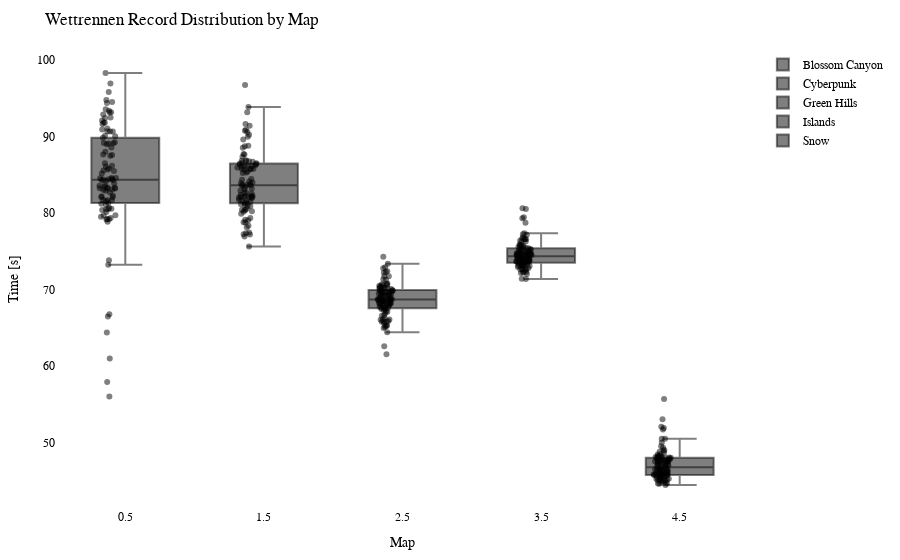

This figure's notebook cell:
### Code cell
import plotly.graph_objects as go
import plotly.io as pio

df = getRecordsDataframe(minigame="Wettrennen")

# Calculate the offset for centering the data points
num_columns = len(df.columns)
offset = 0.5

# Create a Swarm plot using Plotly
fig = go.Figure()

for i, column in enumerate(df.columns):
    x_values = [i + offset] * len(df[column])  # Adjust x-values with offset for horizontal centering
    fig.add_trace(go.Box(x=x_values,
                         y=df[column],
                         name=column,
                         boxpoints='all',
                         pointpos=-0.5,  # Adjust point position to prevent overlapping
                         marker=dict(color='rgba(0,0,0,0.5)', size=6),  # Adjust marker color and size
                         hovertext=df.index,
                         hoverinfo='text+y'))

fig.update_layout(title="Wettrennen Record Distribution by Map",
                  xaxis=dict(title="Map"),
                  yaxis=dict(title="Time [s]"),
                  showlegend=True,
                  font=dict(family="Arial", size=12, color="black"),  # Customize font
                  plot_bgcolor="white",  # Set background color
                  margin=dict(l=50, r=50, t=50, b=50),  # Adjust margins for better layout
                  )

pio.show(fig)

pio.write_html(fig, "out/wettr_swarm_plot.html")

### Figure 1 — Plotly figure (JSON) as saved in the notebook; plotly's stock layout.template omitted (floating-point values rounded to 4 significant figures)
{"data": [{"boxpoints": "all", "hoverinfo": "text+y", "hovertext": ["20LeRe10", "agowskyy", "Allooy", "Anni808", "Axollotel", "BacardiSprite", "bawskey", "BusinessBent", "ByNetherdude", "byTobi", "cediiiiii_10", "Chander24", "Chrisi20101", "crocodile1870", "cxl1lo", "DarkCobweb", "deadfiight", "DerBaumIstDerWeg", "Dokkkkko", "Ex4cted", "Falke23_5", "Feinberg", "Fflopse", "ForceFox", "Freeeedom", "frutigall", "GamemasterNiki", "GeneralEnte06", "Gerrygames", "Gobo9", "GrafikKatze", "Grapfen", "Gummibearchen", "H1ghsay", "h4nnes", "Harold_Sensemann", "HerrDante", "Jan2220", "JennieKim", "jimmi1410", "JOW23", "Joy_8oy", "JustK1lling", "KakaMC", "Kanickelul", "Keenaai", "Kokochampi", "Kokochampo", "Kopfradio", "Krusti", "Kyuudo", "LeWi_100", "Livgo", "lizsyy", "LordAlexos", "Lubottus", "Luis_XYZ", "M0orey_0", "marbrueck", "Martomias", "Mincheeen", "MrNulfred", "Mvsk_", "Nexilus", "Ninivee", "officialryzon", "Oronor", "PedroZockt", "Picutar", "PixlNight", "PolizeiDreamy", "Radattel", "Radiokopf", "Raefinzs", "Ritokii", "rXzEr_Justin", "Sackkerl", "SB387", "schmaarek", "ScreamingBlatz", "Sebi1801", "Seemops_8", "Sey__", "Shiewk", "Snitcherella", "SpeckyCut", "StaudammAusHolz", "TheBreadHD", "Tomiokey", "tsuneee", "twitchparaskiill", "Txlentierter", "Umgfoin", "WirdNichtGeladen", "Wissender", "xBaumeisterin", "xX_Dima_ggg_Xx6", "xX_Masha_ggg_Xx9", "ymq_", "yzvm", "zTotito", "_n3d", "_Waldi_"], "marker": {"color": "rgba(0,0,0,0.5)", "size": 6}, "name": "Blossom Canyon", "pointpos": -0.5, "type": "box", "x": [0.5, 0.5, 0.5, 0.5, 0.5, 0.5, 0.5, 0.5, 0.5, 0.5, 0.5, 0.5, 0.5, 0.5, 0.5, 0.5, 0.5, 0.5, 0.5, 0.5, 0.5, 0.5, 0.5, 0.5, 0.5, 0.5, 0.5, 0.5, 0.5, 0.5, 0.5, 0.5, 0.5, 0.5, 0.5, 0.5, 0.5, 0.5, 0.5, 0.5, 0.5, 0.5, 0.5, 0.5, 0.5, 0.5, 0.5, 0.5, 0.5, 0.5, 0.5, 0.5, 0.5, 0.5, 0.5, 0.5, 0.5, 0.5, 0.5, 0.5, 0.5, 0.5, 0.5, 0.5, 0.5, 0.5, 0.5, 0.5, 0.5, 0.5, 0.5, 0.5, 0.5, 0.5, 0.5, 0.5, 0.5, 0.5, 0.5, 0.5, 0.5, 0.5, 0.5, 0.5, 0.5, 0.5, 0.5, 0.5, 0.5, 0.5, 0.5, 0.5, 0.5, 0.5, 0.5, 0.5, 0.5, 0.5, 0.5, 0.5, 0.5, 0.5, 0.5], "y": [88.01, 90.64, 90.67, 82.91, 90.02, 81.72, 81.66, 94.5, null, 88.57, 78.88, 87.48, 82.06, 83.21, 83.1, 91.03, 92.47, 89.85, 85.16, 81.09, 89.06, null, 56.03, 89.25, 79.52, 89.11, 83.22, 73.25, 94.35, 61.01, 79.69, 81.56, 64.39, 85.48, 84.31, 91.8, 80.57, 82.18, 89.16, 86.52, 84.58, 82.05, 82.69, 85.55, null, 98.3, 93.57, 93.36, 90.09, 93.13, 80.15, 57.95, 91.63, 79.2, 90.66, 80.45, 84.44, 84.54, 83.06, 83.39, 66.77, 83.58, 90.9, 87.59, 84.42, 82.29, 94.76, 79.35, 73.84, 83.65, 95.8, 92.09, 85.68, 83.32, 92.43, 83.25, 84.31, 84.39, 81.66, 85.82, null, 83.28, 81.22, 80.39, 86.19, null, 92.86, 96.9, 88.99, 79.72, 93.15, 80.66, 81.31, 86.08, 84.2, 66.49, 83.86, 87.63, 79.16, 79.21, 84.57, 80.53, 91.83]}, {"boxpoints": "all", "hoverinfo": "text+y", "hovertext": ["20LeRe10", "agowskyy", "Allooy", "Anni808", "Axollotel", "BacardiSprite", "bawskey", "BusinessBent", "ByNetherdude", "byTobi", "cediiiiii_10", "Chander24", "Chrisi20101", "crocodile1870", "cxl1lo", "DarkCobweb", "deadfiight", "DerBaumIstDerWeg", "Dokkkkko", "Ex4cted", "Falke23_5", "Feinberg", "Fflopse", "ForceFox", "Freeeedom", "frutigall", "GamemasterNiki", "GeneralEnte06", "Gerrygames", "Gobo9", "GrafikKatze", "Grapfen", "Gummibearchen", "H1ghsay", "h4nnes", "Harold_Sensemann", "HerrDante", "Jan2220", "JennieKim", "jimmi1410", "JOW23", "Joy_8oy", "JustK1lling", "KakaMC", "Kanickelul", "Keenaai", "Kokochampi", "Kokochampo", "Kopfradio", "Krusti", "Kyuudo", "LeWi_100", "Livgo", "lizsyy", "LordAlexos", "Lubottus", "Luis_XYZ", "M0orey_0", "marbrueck", "Martomias", "Mincheeen", "MrNulfred", "Mvsk_", "Nexilus", "Ninivee", "officialryzon", "Oronor", "PedroZockt", "Picutar", "PixlNight", "PolizeiDreamy", "Radattel", "Radiokopf", "Raefinzs", "Ritokii", "rXzEr_Justin", "Sackkerl", "SB387", "schmaarek", "ScreamingBlatz", "Sebi1801", "Seemops_8", "Sey__", "Shiewk", "Snitcherella", "SpeckyCut", "StaudammAusHolz", "TheBreadHD", "Tomiokey", "tsuneee", "twitchparaskiill", "Txlentierter", "Umgfoin", "WirdNichtGeladen", "Wissender", "xBaumeisterin", "xX_Dima_ggg_Xx6", "xX_Masha_ggg_Xx9", "ymq_", "yzvm", "zTotito", "_n3d", "_Waldi_"], "marker": {"color": "rgba(0,0,0,0.5)", "size": 6}, "name": "Cyberpunk", "pointpos": -0.5, "type": "box", "x": [1.5, 1.5, 1.5, 1.5, 1.5, 1.5, 1.5, 1.5, 1.5, 1.5, 1.5, 1.5, 1.5, 1.5, 1.5, 1.5, 1.5, 1.5, 1.5, 1.5, 1.5, 1.5, 1.5, 1.5, 1.5, 1.5, 1.5, 1.5, 1.5, 1.5, 1.5, 1.5, 1.5, 1.5, 1.5, 1.5, 1.5, 1.5, 1.5, 1.5, 1.5, 1.5, 1.5, 1.5, 1.5, 1.5, 1.5, 1.5, 1.5, 1.5, 1.5, 1.5, 1.5, 1.5, 1.5, 1.5, 1.5, 1.5, 1.5, 1.5, 1.5, 1.5, 1.5, 1.5, 1.5, 1.5, 1.5, 1.5, 1.5, 1.5, 1.5, 1.5, 1.5, 1.5, 1.5, 1.5, 1.5, 1.5, 1.5, 1.5, 1.5, 1.5, 1.5, 1.5, 1.5, 1.5, 1.5, 1.5, 1.5, 1.5, 1.5, 1.5, 1.5, 1.5, 1.5, 1.5, 1.5, 1.5, 1.5, 1.5, 1.5, 1.5, 1.5], "y": [90.74, 86.55, 85.22, 81.29, 82.65, 81.13, 82.12, 88.78, null, 85.96, 78.8, 86.5, 81.63, 84.11, 83.38, 82.16, 89.61, 81.73, 82.56, 80.89, 89.96, 86.17, 75.62, 86.4, 80.39, 83.65, 82.21, 79.34, 81.29, 77.44, 82.4, 81.48, 76.92, 85.76, 84.34, 82.65, 80.25, 81.96, 86.1, 85.72, 82.03, 85.78, 80.43, 82.09, null, 86.1, 91.4, 91.62, 96.73, 86.04, 77.37, 82.27, 88.52, 79.05, 85.66, 83.64, 85.28, 87.72, 90.87, 82.07, 81.49, 86.33, 85.43, 85.79, 83.69, null, 86.48, 78.35, 81.14, 83.14, 90.23, 86.89, 90.57, 82.95, 86.78, 83.61, 84.44, 83.22, 77.23, 83.92, null, 88.72, 78.16, 80.58, 80.44, 93.86, 87.35, 93.15, 86.22, 79.91, 86.75, null, 80.17, 83.99, 82.06, 80.94, 83.78, 86.7, 77.2, 79.11, 86.82, 78.75, 87.64]}, {"boxpoints": "all", "hoverinfo": "text+y", "hovertext": ["20LeRe10", "agowskyy", "Allooy", "Anni808", "Axollotel", "BacardiSprite", "bawskey", "BusinessBent", "ByNetherdude", "byTobi", "cediiiiii_10", "Chander24", "Chrisi20101", "crocodile1870", "cxl1lo", "DarkCobweb", "deadfiight", "DerBaumIstDerWeg", "Dokkkkko", "Ex4cted", "Falke23_5", "Feinberg", "Fflopse", "ForceFox", "Freeeedom", "frutigall", "GamemasterNiki", "GeneralEnte06", "Gerrygames", "Gobo9", "GrafikKatze", "Grapfen", "Gummibearchen", "H1ghsay", "h4nnes", "Harold_Sensemann", "HerrDante", "Jan2220", "JennieKim", "jimmi1410", "JOW23", "Joy_8oy", "JustK1lling", "KakaMC", "Kanickelul", "Keenaai", "Kokochampi", "Kokochampo", "Kopfradio", "Krusti", "Kyuudo", "LeWi_100", "Livgo", "lizsyy", "LordAlexos", "Lubottus", "Luis_XYZ", "M0orey_0", "marbrueck", "Martomias", "Mincheeen", "MrNulfred", "Mvsk_", "Nexilus", "Ninivee", "officialryzon", "Oronor", "PedroZockt", "Picutar", "PixlNight", "PolizeiDreamy", "Radattel", "Radiokopf", "Raefinzs", "Ritokii", "rXzEr_Justin", "Sackkerl", "SB387", "schmaarek", "ScreamingBlatz", "Sebi1801", "Seemops_8", "Sey__", "Shiewk", "Snitcherella", "SpeckyCut", "StaudammAusHolz", "TheBreadHD", "Tomiokey", "tsuneee", "twitchparaskiill", "Txlentierter", "Umgfoin", "WirdNichtGeladen", "Wissender", "xBaumeisterin", "xX_Dima_ggg_Xx6", "xX_Masha_ggg_Xx9", "ymq_", "yzvm", "zTotito", "_n3d", "_Waldi_"], "marker": {"color": "rgba(0,0,0,0.5)", "size": 6}, "name": "Green Hills", "pointpos": -0.5, "type": "box", "x": [2.5, 2.5, 2.5, 2.5, 2.5, 2.5, 2.5, 2.5, 2.5, 2.5, 2.5, 2.5, 2.5, 2.5, 2.5, 2.5, 2.5, 2.5, 2.5, 2.5, 2.5, 2.5, 2.5, 2.5, 2.5, 2.5, 2.5, 2.5, 2.5, 2.5, 2.5, 2.5, 2.5, 2.5, 2.5, 2.5, 2.5, 2.5, 2.5, 2.5, 2.5, 2.5, 2.5, 2.5, 2.5, 2.5, 2.5, 2.5, 2.5, 2.5, 2.5, 2.5, 2.5, 2.5, 2.5, 2.5, 2.5, 2.5, 2.5, 2.5, 2.5, 2.5, 2.5, 2.5, 2.5, 2.5, 2.5, 2.5, 2.5, 2.5, 2.5, 2.5, 2.5, 2.5, 2.5, 2.5, 2.5, 2.5, 2.5, 2.5, 2.5, 2.5, 2.5, 2.5, 2.5, 2.5, 2.5, 2.5, 2.5, 2.5, 2.5, 2.5, 2.5, 2.5, 2.5, 2.5, 2.5, 2.5, 2.5, 2.5, 2.5, 2.5, 2.5], "y": [72.91, 69.39, 70.74, 68.51, 71.75, 67.63, 68.13, 72.19, 72.38, 68.71, 64.44, 72.31, 68.72, 69.35, 68.17, 68.64, 70.44, 68.59, 68.66, 65.83, 68.91, 68.72, 65.25, 70.64, 66.57, 68.76, 69.47, 67.17, 61.56, 62.59, 68.7, 67.75, 65.82, 70.21, 67.61, 68.2, 65.0, 68.18, 69.25, 69.74, 67.11, 69.89, 66.64, 65.83, 71.73, 68.74, 70.61, 70.17, 71.28, 69.21, 66.1, 65.34, 72.8, 65.91, 70.06, 67.27, 68.7, 70.13, 70.29, 67.59, 68.22, 69.66, 70.81, 68.15, 69.16, null, 69.36, 65.1, 68.19, 67.93, 69.66, 69.26, 69.91, 69.83, 68.53, 68.97, 70.16, 70.31, 68.1, 68.73, 71.34, 69.43, 67.46, 66.06, 73.36, 70.7, 69.63, 74.3, 69.89, 66.08, 68.38, null, 66.94, 68.28, 67.58, 67.51, 69.9, 69.67, 66.31, 65.26, 70.49, 65.67, 68.09]}, {"boxpoints": "all", "hoverinfo": "text+y", "hovertext": ["20LeRe10", "agowskyy", "Allooy", "Anni808", "Axollotel", "BacardiSprite", "bawskey", "BusinessBent", "ByNetherdude", "byTobi", "cediiiiii_10", "Chander24", "Chrisi20101", "crocodile1870", "cxl1lo", "DarkCobweb", "deadfiight", "DerBaumIstDerWeg", "Dokkkkko", "Ex4cted", "Falke23_5", "Feinberg", "Fflopse", "ForceFox", "Freeeedom", "frutigall", "GamemasterNiki", "GeneralEnte06", "Gerrygames", "Gobo9", "GrafikKatze", "Grapfen", "Gummibearchen", "H1ghsay", "h4nnes", "Harold_Sensemann", "HerrDante", "Jan2220", "JennieKim", "jimmi1410", "JOW23", "Joy_8oy", "JustK1lling", "KakaMC", "Kanickelul", "Keenaai", "Kokochampi", "Kokochampo", "Kopfradio", "Krusti", "Kyuudo", "LeWi_100", "Livgo", "lizsyy", "LordAlexos", "Lubottus", "Luis_XYZ", "M0orey_0", "marbrueck", "Martomias", "Mincheeen", "MrNulfred", "Mvsk_", "Nexilus", "Ninivee", "officialryzon", "Oronor", "PedroZockt", "Picutar", "PixlNight", "PolizeiDreamy", "Radattel", "Radiokopf", "Raefinzs", "Ritokii", "rXzEr_Justin", "Sackkerl", "SB387", "schmaarek", "ScreamingBlatz", "Sebi1801", "Seemops_8", "Sey__", "Shiewk", "Snitcherella", "SpeckyCut", "StaudammAusHolz", "TheBreadHD", "Tomiokey", "tsuneee", "twitchparaskiill", "Txlentierter", "Umgfoin", "WirdNichtGeladen", "Wissender", "xBaumeisterin", "xX_Dima_ggg_Xx6", "xX_Masha_ggg_Xx9", "ymq_", "yzvm", "zTotito", "_n3d", "_Waldi_"], "marker": {"color": "rgba(0,0,0,0.5)", "size": 6}, "name": "Islands", "pointpos": -0.5, "type": "box", "x": [3.5, 3.5, 3.5, 3.5, 3.5, 3.5, 3.5, 3.5, 3.5, 3.5, 3.5, 3.5, 3.5, 3.5, 3.5, 3.5, 3.5, 3.5, 3.5, 3.5, 3.5, 3.5, 3.5, 3.5, 3.5, 3.5, 3.5, 3.5, 3.5, 3.5, 3.5, 3.5, 3.5, 3.5, 3.5, 3.5, 3.5, 3.5, 3.5, 3.5, 3.5, 3.5, 3.5, 3.5, 3.5, 3.5, 3.5, 3.5, 3.5, 3.5, 3.5, 3.5, 3.5, 3.5, 3.5, 3.5, 3.5, 3.5, 3.5, 3.5, 3.5, 3.5, 3.5, 3.5, 3.5, 3.5, 3.5, 3.5, 3.5, 3.5, 3.5, 3.5, 3.5, 3.5, 3.5, 3.5, 3.5, 3.5, 3.5, 3.5, 3.5, 3.5, 3.5, 3.5, 3.5, 3.5, 3.5, 3.5, 3.5, 3.5, 3.5, 3.5, 3.5, 3.5, 3.5, 3.5, 3.5, 3.5, 3.5, 3.5, 3.5, 3.5, 3.5], "y": [77.24, 76.29, 74.27, 73.67, 73.99, 74.3, 74.08, 75.3, null, 73.77, 71.41, 75.74, 73.99, 73.85, 74.99, 73.09, 76.59, 73.43, 75.52, 72.78, 74.57, 74.75, 72.62, 74.17, 73.08, 74.97, 74.46, 73.85, 73.1, 72.02, 75.42, 73.45, 73.51, 75.39, 74.1, 74.75, 72.17, 74.33, 73.66, 76.29, 72.64, 75.04, null, 72.6, 80.52, 75.82, 75.54, 78.72, 75.79, 77.15, 73.75, 72.24, 76.57, 72.6, 75.72, 72.33, 74.94, 74.7, 74.5, 73.57, 73.82, 75.04, 74.62, 74.64, 73.22, 75.2, 74.64, 73.1, 73.54, 73.58, 75.28, 74.37, 76.72, 75.41, 79.46, 74.67, 73.69, 74.26, 73.69, 74.11, 80.62, 74.79, 73.28, 73.14, 76.85, 75.89, 74.36, 79.31, 77.36, 72.97, 76.59, 74.16, 73.27, 74.53, 72.7, 73.14, 74.72, 76.4, 71.37, 72.33, 74.67, 73.83, 74.84]}, {"boxpoints": "all", "hoverinfo": "text+y", "hovertext": ["20LeRe10", "agowskyy", "Allooy", "Anni808", "Axollotel", "BacardiSprite", "bawskey", "BusinessBent", "ByNetherdude", "byTobi", "cediiiiii_10", "Chander24", "Chrisi20101", "crocodile1870", "cxl1lo", "DarkCobweb", "deadfiight", "DerBaumIstDerWeg", "Dokkkkko", "Ex4cted", "Falke23_5", "Feinberg", "Fflopse", "ForceFox", "Freeeedom", "frutigall", "GamemasterNiki", "GeneralEnte06", "Gerrygames", "Gobo9", "GrafikKatze", "Grapfen", "Gummibearchen", "H1ghsay", "h4nnes", "Harold_Sensemann", "HerrDante", "Jan2220", "JennieKim", "jimmi1410", "JOW23", "Joy_8oy", "JustK1lling", "KakaMC", "Kanickelul", "Keenaai", "Kokochampi", "Kokochampo", "Kopfradio", "Krusti", "Kyuudo", "LeWi_100", "Livgo", "lizsyy", "LordAlexos", "Lubottus", "Luis_XYZ", "M0orey_0", "marbrueck", "Martomias", "Mincheeen", "MrNulfred", "Mvsk_", "Nexilus", "Ninivee", "officialryzon", "Oronor", "PedroZockt", "Picutar", "PixlNight", "PolizeiDreamy", "Radattel", "Radiokopf", "Raefinzs", "Ritokii", "rXzEr_Justin", "Sackkerl", "SB387", "schmaarek", "ScreamingBlatz", "Sebi1801", "Seemops_8", "Sey__", "Shiewk", "Snitcherella", "SpeckyCut", "StaudammAusHolz", "TheBreadHD", "Tomiokey", "tsuneee", "twitchparaskiill", "Txlentierter", "Umgfoin", "WirdNichtGeladen", "Wissender", "xBaumeisterin", "xX_Dima_ggg_Xx6", "xX_Masha_ggg_Xx9", "ymq_", "yzvm", "zTotito", "_n3d", "_Waldi_"], "marker": {"color": "rgba(0,0,0,0.5)", "size": 6}, "name": "Snow", "pointpos": -0.5, "type": "box", "x": [4.5, 4.5, 4.5, 4.5, 4.5, 4.5, 4.5, 4.5, 4.5, 4.5, 4.5, 4.5, 4.5, 4.5, 4.5, 4.5, 4.5, 4.5, 4.5, 4.5, 4.5, 4.5, 4.5, 4.5, 4.5, 4.5, 4.5, 4.5, 4.5, 4.5, 4.5, 4.5, 4.5, 4.5, 4.5, 4.5, 4.5, 4.5, 4.5, 4.5, 4.5, 4.5, 4.5, 4.5, 4.5, 4.5, 4.5, 4.5, 4.5, 4.5, 4.5, 4.5, 4.5, 4.5, 4.5, 4.5, 4.5, 4.5, 4.5, 4.5, 4.5, 4.5, 4.5, 4.5, 4.5, 4.5, 4.5, 4.5, 4.5, 4.5, 4.5, 4.5, 4.5, 4.5, 4.5, 4.5, 4.5, 4.5, 4.5, 4.5, 4.5, 4.5, 4.5, 4.5, 4.5, 4.5, 4.5, 4.5, 4.5, 4.5, 4.5, 4.5, 4.5, 4.5, 4.5, 4.5, 4.5, 4.5, 4.5, 4.5, 4.5, 4.5, 4.5], "y": [48.05, 48.83, 48.16, 46.5, 47.57, 46.92, 46.42, 48.46, 55.7, 48.08, 44.68, 52.08, 48.27, 47.79, 46.67, 46.3, 48.19, 45.81, 46.13, 45.21, 46.33, 51.73, 44.64, 53.07, 45.21, 47.07, 47.54, 44.97, 45.85, 44.47, 45.1, 45.77, 45.13, 48.13, 46.17, 47.3, 45.06, 45.86, 45.77, 47.86, 46.51, 48.07, 45.61, 45.83, 50.04, 47.12, 51.93, 49.33, 49.55, 47.65, 46.51, 45.31, 50.52, 44.67, 47.31, 45.48, 46.28, 48.96, 46.79, 45.62, 45.8, 48.15, 48.71, 47.18, 45.62, null, 47.81, 45.3, 46.0, 45.96, 47.71, 47.87, 47.46, 46.54, 47.39, 47.09, 46.47, 47.52, 45.03, 47.59, 48.05, 46.1, 45.79, 45.52, 50.51, 47.59, 46.78, null, 48.05, 45.28, 46.89, null, 45.73, 47.57, 45.88, 45.62, 48.51, 49.05, 44.88, 44.77, 46.54, 46.02, 48.2]}], "layout": {"font": {"color": "black", "family": "Arial", "size": 12}, "margin": {"b": 50, "l": 50, "r": 50, "t": 50}, "plot_bgcolor": "white", "showlegend": true, "title": {"text": "Wettrennen Record Distribution by Map"}, "xaxis": {"title": {"text": "Map"}}, "yaxis": {"title": {"text": "Time [s]"}}}}
